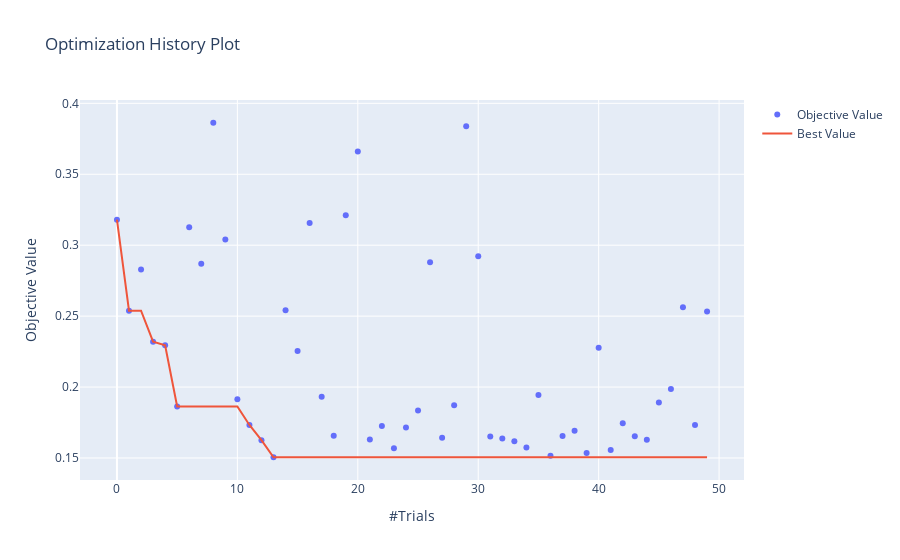
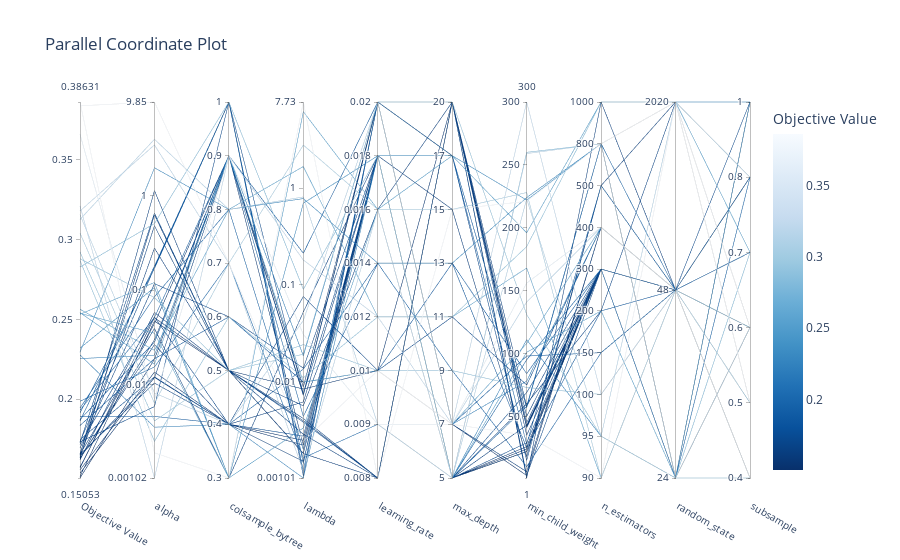
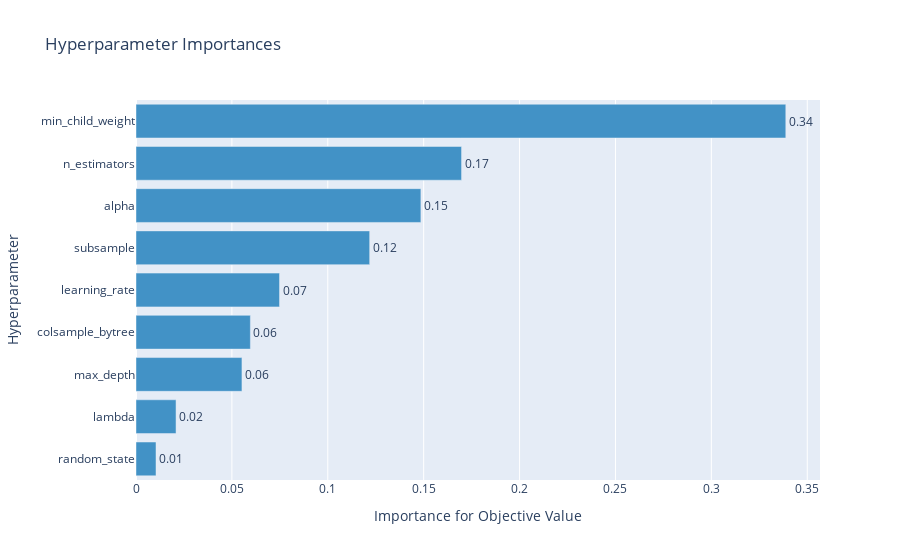

Notebook cell for these charts, in order:
### Code cell
def objectiveXB(trial):
    # train_X, train_y = train_set.drop('CASHING_SUM',axis=1), train_set['CASHING_SUM']
    # test_X, test_y = test_set.drop('CASHING_SUM',axis=1), test_set['CASHING_SUM']
    param = {
        # 'tree_method':'gpu_hist',  # this parameter means using the GPU when training our model to speedup the training process
        'lambda': trial.suggest_loguniform('lambda', 1e-3, 10.0),
        'alpha': trial.suggest_loguniform('alpha', 1e-3, 10.0),
        'colsample_bytree': trial.suggest_categorical('colsample_bytree', [0.3,0.4,0.5,0.6,0.7,0.8,0.9, 1.0]),
        'subsample': trial.suggest_categorical('subsample', [0.4,0.5,0.6,0.7,0.8,1.0]),
        'learning_rate': trial.suggest_categorical('learning_rate', [0.008,0.009,0.01,0.012,0.014,0.016,0.018, 0.02]),
        'n_estimators': trial.suggest_categorical('n_estimators', [90,95,100,150,200,300,400,500,800,1000]),
        'max_depth': trial.suggest_categorical('max_depth', [5,7,9,11,13,15,17,20]),
        'random_state': trial.suggest_categorical('random_state', [24, 48,2020]),
        'min_child_weight': trial.suggest_int('min_child_weight', 1, 300),
    }
    model = XGBR(**param)  
    model.fit(train_X.values,train_y,eval_set=[(test_X.values,test_y)],verbose=False)
    preds = model.predict(test_X.values)
    mape = MAPE(test_y, preds)
    return mape
study = optuna.create_study(direction='minimize')
study.optimize(objectiveXB, n_trials=50) # trial 实验数
optuna.visualization.plot_optimization_history(study).show()
optuna.visualization.plot_parallel_coordinate(study).show()
optuna.visualization.plot_param_importances(study).show()
params=study.best_params

### Figure 1 — Plotly figure (JSON) as saved in the notebook; plotly's stock layout.template omitted (floating-point values rounded to 4 significant figures)
{"data": [{"mode": "markers", "name": "Objective Value", "type": "scatter", "x": [0, 1, 2, 3, 4, 5, 6, 7, 8, 9, 10, 11, 12, 13, 14, 15, 16, 17, 18, 19, 20, 21, 22, 23, 24, 25, 26, 27, 28, 29, 30, 31, 32, 33, 34, 35, 36, 37, 38, 39, 40, 41, 42, 43, 44, 45, 46, 47, 48, 49], "y": [0.318, 0.2538, 0.2828, 0.232, 0.2294, 0.1863, 0.3127, 0.2869, 0.3863, 0.3041, 0.1914, 0.1733, 0.1625, 0.1505, 0.2542, 0.2254, 0.3156, 0.1931, 0.1657, 0.3212, 0.3661, 0.1631, 0.1725, 0.1568, 0.1715, 0.1835, 0.288, 0.1643, 0.1873, 0.3839, 0.2922, 0.1651, 0.1637, 0.1618, 0.1573, 0.1944, 0.1515, 0.1654, 0.1693, 0.1536, 0.2277, 0.1556, 0.1746, 0.1653, 0.1629, 0.1891, 0.1987, 0.2563, 0.1732, 0.2532]}, {"name": "Best Value", "type": "scatter", "x": [0, 1, 2, 3, 4, 5, 6, 7, 8, 9, 10, 11, 12, 13, 14, 15, 16, 17, 18, 19, 20, 21, 22, 23, 24, 25, 26, 27, 28, 29, 30, 31, 32, 33, 34, 35, 36, 37, 38, 39, 40, 41, 42, 43, 44, 45, 46, 47, 48, 49], "y": [0.318, 0.2538, 0.2538, 0.232, 0.2294, 0.1863, 0.1863, 0.1863, 0.1863, 0.1863, 0.1863, 0.1733, 0.1625, 0.1505, 0.1505, 0.1505, 0.1505, 0.1505, 0.1505, 0.1505, 0.1505, 0.1505, 0.1505, 0.1505, 0.1505, 0.1505, 0.1505, 0.1505, 0.1505, 0.1505, 0.1505, 0.1505, 0.1505, 0.1505, 0.1505, 0.1505, 0.1505, 0.1505, 0.1505, 0.1505, 0.1505, 0.1505, 0.1505, 0.1505, 0.1505, 0.1505, 0.1505, 0.1505, 0.1505, 0.1505]}], "layout": {"title": {"text": "Optimization History Plot"}, "xaxis": {"title": {"text": "#Trials"}}, "yaxis": {"title": {"text": "Objective Value"}}}}

### Figure 2 — Plotly figure (JSON) as saved in the notebook; plotly's stock layout.template omitted (floating-point values rounded to 4 significant figures)
{"data": [{"dimensions": [{"label": "Objective Value", "range": [0.1505, 0.3863], "values": [0.3863, 0.2538, 0.2532, 0.1654, 0.232, 0.1715, 0.1891, 0.2277, 0.1536, 0.1556, 0.1746, 0.1653, 0.1629, 0.3156, 0.1657, 0.1631, 0.1725, 0.1651, 0.1618, 0.288, 0.1568, 0.1637, 0.1515, 0.2922, 0.1835, 0.2869, 0.1693, 0.1987, 0.3839, 0.318, 0.3041, 0.3127, 0.2563, 0.2294, 0.1944, 0.3661, 0.2542, 0.3212, 0.1931, 0.1573, 0.1873, 0.1625, 0.1505, 0.2254, 0.1643, 0.1732, 0.2828, 0.1914, 0.1733, 0.1863]}, {"label": "alpha", "range": [-2.991, 0.9933], "ticktext": ["0.00102", "0.01", "0.1", "1", "9.85"], "tickvals": [-2.991, -2, -1, 0, 0.9933], "values": [-2.723, -1.456, -0.919, -1.406, -0.9723, -1.283, -2.338, -2.452, -1.925, -1.869, -1.919, -1.985, -1.577, -2.091, -0.3179, -0.2015, -0.1844, 0.05449, -1.237, -1.079, -1.292, -0.5547, -1.328, -2.385, -1.727, -2.602, -0.9309, -1.815, 0.9933, 0.5386, -2.197, 0.5983, -1.638, 0.2962, -1.071, -2.155, -1.785, -2.991, -1.29, -1.353, -1.552, -1.528, -1.733, -1.689, -1.93, -2.234, -0.2945, -0.7702, -0.7608, -0.7465]}, {"label": "colsample_bytree", "range": [0, 7], "ticktext": [0.3, 0.4, 0.5, 0.6, 0.7, 0.8, 0.9, 1], "tickvals": [0, 1, 2, 3, 4, 5, 6, 7], "values": [0, 0, 0, 0, 0, 1, 1, 1, 1, 1, 1, 1, 1, 1, 2, 2, 2, 2, 2, 2, 2, 2, 2, 2, 3, 3, 3, 4, 4, 4, 4, 5, 5, 5, 5, 6, 6, 6, 6, 6, 6, 6, 6, 6, 6, 7, 7, 7, 7, 7]}, {"label": "lambda", "range": [-2.994, 0.8881], "ticktext": ["0.00101", "0.01", "0.1", "1", "7.73"], "tickvals": [-2.994, -2, -1, 0, 0.8881], "values": [0.8881, 0.7878, -2.477, -1.28, -0.1573, -1.121, -1.869, -2.994, -2.606, -2.655, -2.561, -2.209, -2.822, -1.368, -2.38, -2.403, -2.417, -2.542, -2.742, -1.617, -2.076, -2.249, -2.74, -1.716, -2.005, -1.957, -1.86, -2.786, -2.614, -2.922, 0.4434, -0.09202, 0.2221, -0.1091, -2.701, -1.512, -2.003, -0.743, -2.357, -2.653, -0.6732, -2.128, -2.053, -1.733, -2.141, -2.125, -1.046, -2.926, -2.97, -2.844]}, {"label": "learning_rate", "range": [0, 7], "ticktext": [0.008, 0.009, 0.01, 0.012, 0.014, 0.016, 0.018, 0.02], "tickvals": [0, 1, 2, 3, 4, 5, 6, 7], "values": [0, 5, 5, 6, 6, 2, 4, 6, 6, 6, 6, 6, 6, 7, 0, 0, 0, 0, 0, 2, 2, 5, 6, 7, 2, 3, 6, 1, 2, 5, 5, 1, 3, 4, 6, 1, 2, 3, 4, 6, 7, 7, 7, 7, 7, 6, 6, 7, 7, 7]}, {"label": "max_depth", "range": [0, 7], "ticktext": [5, 7, 9, 11, 13, 15, 17, 20], "tickvals": [0, 1, 2, 3, 4, 5, 6, 7], "values": [5, 0, 6, 0, 6, 3, 4, 0, 0, 0, 0, 0, 5, 1, 7, 7, 7, 7, 7, 2, 7, 7, 0, 7, 4, 3, 0, 0, 1, 0, 5, 0, 3, 4, 0, 1, 1, 1, 2, 0, 1, 1, 1, 1, 7, 0, 0, 6, 6, 6]}, {"label": "min_child_weight", "range": [1, 300], "values": [221, 101, 196, 22, 222, 75, 84, 111, 22, 26, 69, 43, 18, 141, 50, 41, 3, 45, 35, 73, 42, 58, 24, 131, 25, 185, 60, 58, 35, 259, 228, 223, 168, 224, 95, 156, 108, 300, 10, 22, 98, 6, 3, 78, 1, 29, 260, 28, 15, 57]}, {"label": "n_estimators", "range": [0, 9], "ticktext": [90, 95, 100, 150, 200, 300, 400, 500, 800, 1000], "tickvals": [0, 1, 2, 3, 4, 5, 6, 7, 8, 9], "values": [8, 4, 9, 5, 8, 6, 5, 1, 5, 5, 5, 5, 7, 6, 5, 5, 5, 5, 5, 2, 5, 5, 5, 1, 4, 9, 4, 8, 0, 8, 0, 1, 0, 8, 5, 6, 6, 2, 3, 5, 3, 6, 6, 6, 9, 5, 8, 7, 7, 8]}, {"label": "random_state", "range": [0, 2], "ticktext": [24, 48, 2020], "tickvals": [0, 1, 2], "values": [2, 0, 2, 0, 2, 1, 1, 0, 1, 1, 1, 1, 2, 1, 1, 1, 1, 1, 1, 1, 1, 1, 1, 0, 1, 2, 2, 1, 2, 0, 1, 2, 1, 0, 0, 1, 1, 1, 1, 1, 1, 1, 1, 1, 1, 1, 0, 1, 1, 0]}, {"label": "subsample", "range": [0, 5], "ticktext": [0.4, 0.5, 0.6, 0.7, 0.8, 1], "tickvals": [0, 1, 2, 3, 4, 5], "values": [1, 2, 3, 5, 5, 4, 2, 2, 2, 2, 2, 2, 2, 0, 4, 4, 4, 4, 4, 2, 4, 4, 4, 0, 0, 1, 4, 1, 2, 2, 1, 4, 2, 5, 4, 0, 0, 0, 3, 4, 4, 0, 0, 0, 3, 5, 3, 0, 0, 5]}], "labelangle": 30, "labelside": "bottom", "line": {"color": [0.3863, 0.2538, 0.2532, 0.1654, 0.232, 0.1715, 0.1891, 0.2277, 0.1536, 0.1556, 0.1746, 0.1653, 0.1629, 0.3156, 0.1657, 0.1631, 0.1725, 0.1651, 0.1618, 0.288, 0.1568, 0.1637, 0.1515, 0.2922, 0.1835, 0.2869, 0.1693, 0.1987, 0.3839, 0.318, 0.3041, 0.3127, 0.2563, 0.2294, 0.1944, 0.3661, 0.2542, 0.3212, 0.1931, 0.1573, 0.1873, 0.1625, 0.1505, 0.2254, 0.1643, 0.1732, 0.2828, 0.1914, 0.1733, 0.1863], "colorbar": {"title": {"text": "Objective Value"}}, "colorscale": [[0, "rgb(247,251,255)"], [0.125, "rgb(222,235,247)"], [0.25, "rgb(198,219,239)"], [0.375, "rgb(158,202,225)"], [0.5, "rgb(107,174,214)"], [0.625, "rgb(66,146,198)"], [0.75, "rgb(33,113,181)"], [0.875, "rgb(8,81,156)"], [1, "rgb(8,48,107)"]], "reversescale": true, "showscale": true}, "type": "parcoords"}], "layout": {"title": {"text": "Parallel Coordinate Plot"}}}

### Figure 3 — Plotly figure (JSON) as saved in the notebook; plotly's stock layout.template omitted (floating-point values rounded to 4 significant figures)
{"data": [{"cliponaxis": false, "hovertemplate": ["random_state (CategoricalDistribution): 0.010443238619429047<extra></extra>", "lambda (LogUniformDistribution): 0.020878576454890982<extra></extra>", "max_depth (CategoricalDistribution): 0.05524395366812652<extra></extra>", "colsample_bytree (CategoricalDistribution): 0.05963951849237495<extra></extra>", "learning_rate (CategoricalDistribution): 0.07483753952231696<extra></extra>", "subsample (CategoricalDistribution): 0.12184020691125724<extra></extra>", "alpha (LogUniformDistribution): 0.14854675175928506<extra></extra>", "n_estimators (CategoricalDistribution): 0.1697521591167106<extra></extra>", "min_child_weight (IntUniformDistribution): 0.33881805545560845<extra></extra>"], "marker": {"color": "rgb(66,146,198)"}, "orientation": "h", "text": ["0.010443238619429047", "0.020878576454890982", "0.05524395366812652", "0.05963951849237495", "0.07483753952231696", "0.12184020691125724", "0.14854675175928506", "0.1697521591167106", "0.33881805545560845"], "textposition": "outside", "texttemplate": "%{text:.2f}", "type": "bar", "x": [0.01044, 0.02088, 0.05524, 0.05964, 0.07484, 0.1218, 0.1485, 0.1698, 0.3388], "y": ["random_state", "lambda", "max_depth", "colsample_bytree", "learning_rate", "subsample", "alpha", "n_estimators", "min_child_weight"]}], "layout": {"showlegend": false, "title": {"text": "Hyperparameter Importances"}, "xaxis": {"title": {"text": "Importance for Objective Value"}}, "yaxis": {"title": {"text": "Hyperparameter"}}}}
